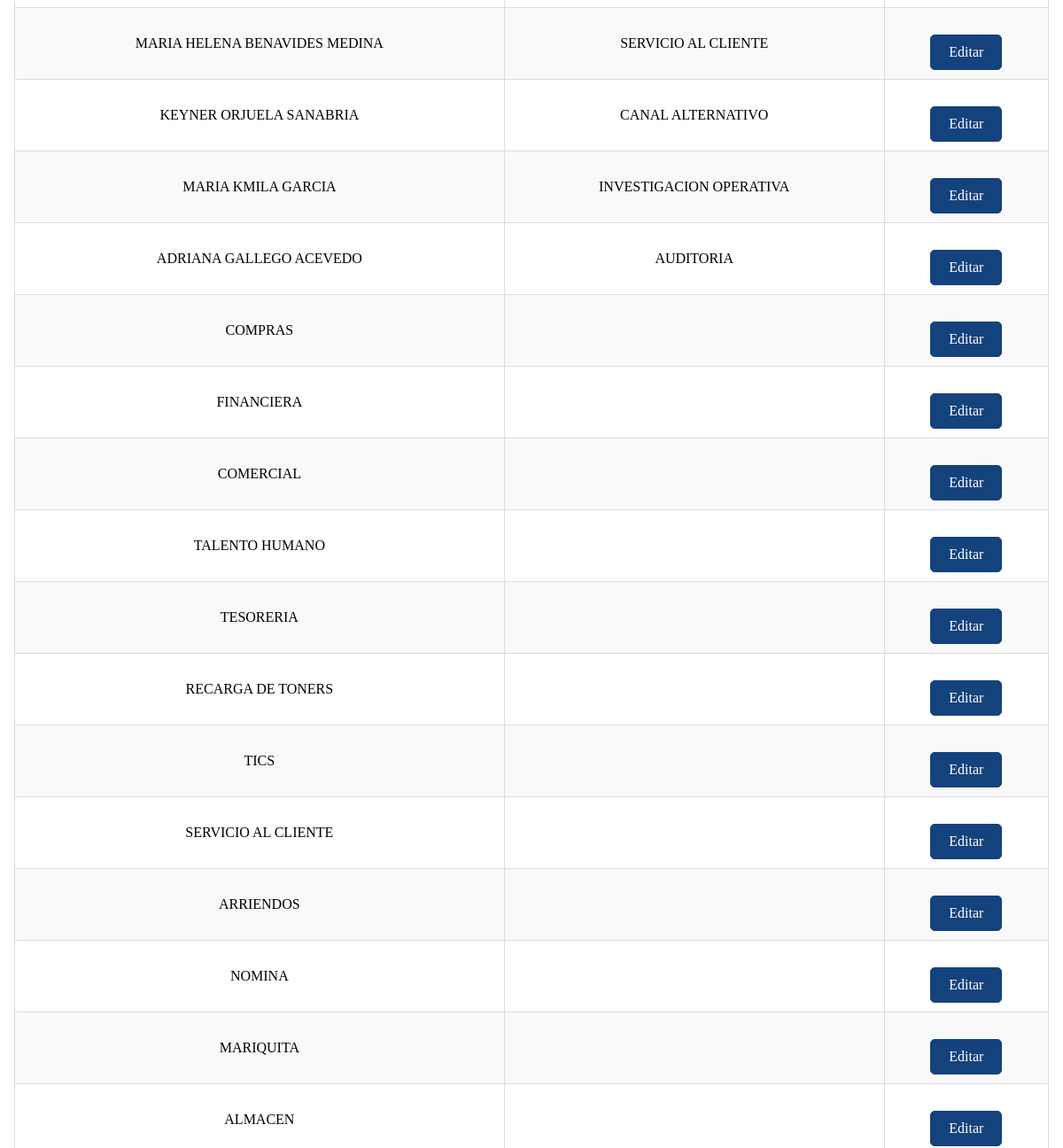
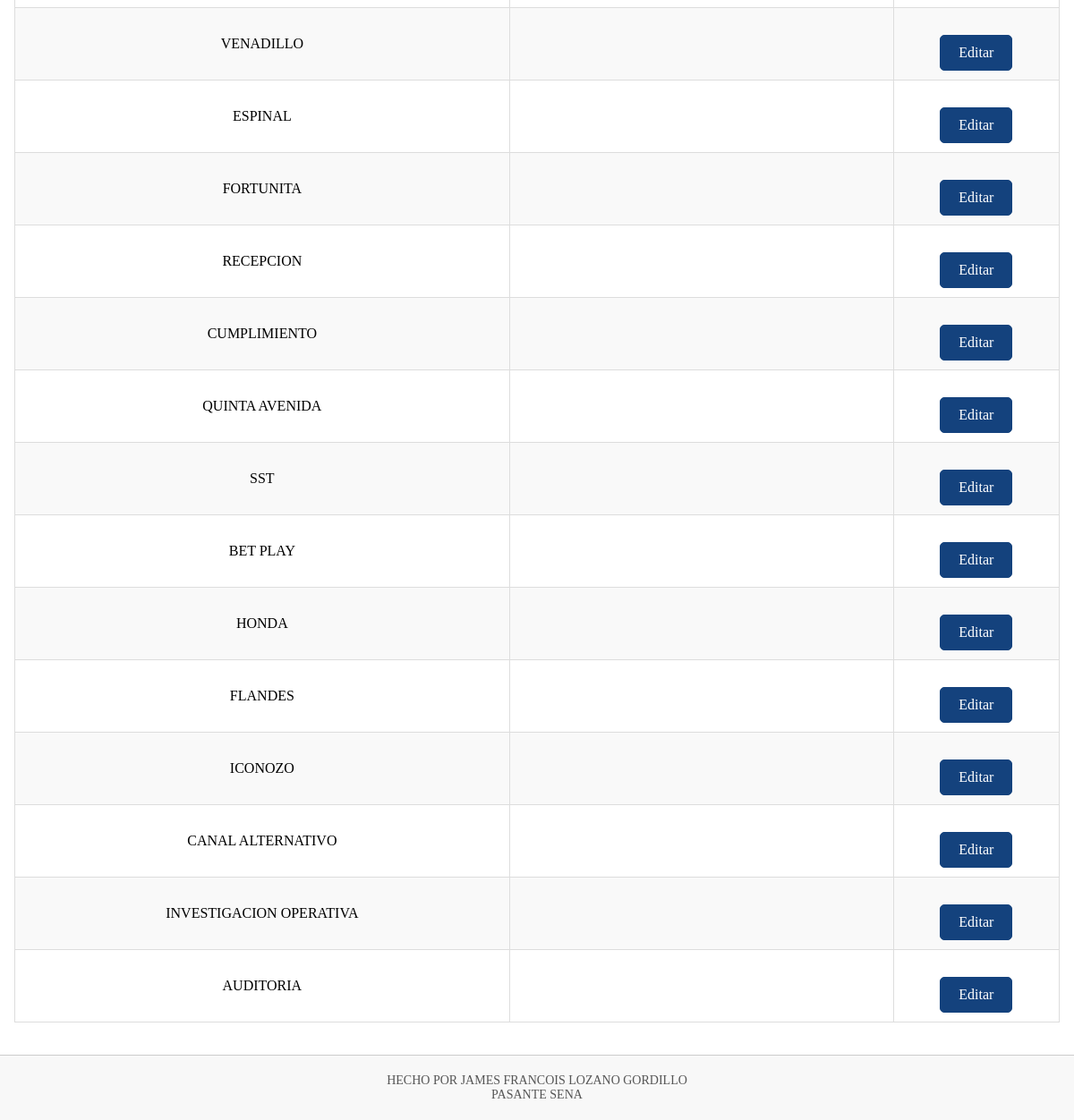
The page /buscar_Persona/ (lower part) on the database as committed earlier (2 pictures, top to bottom).
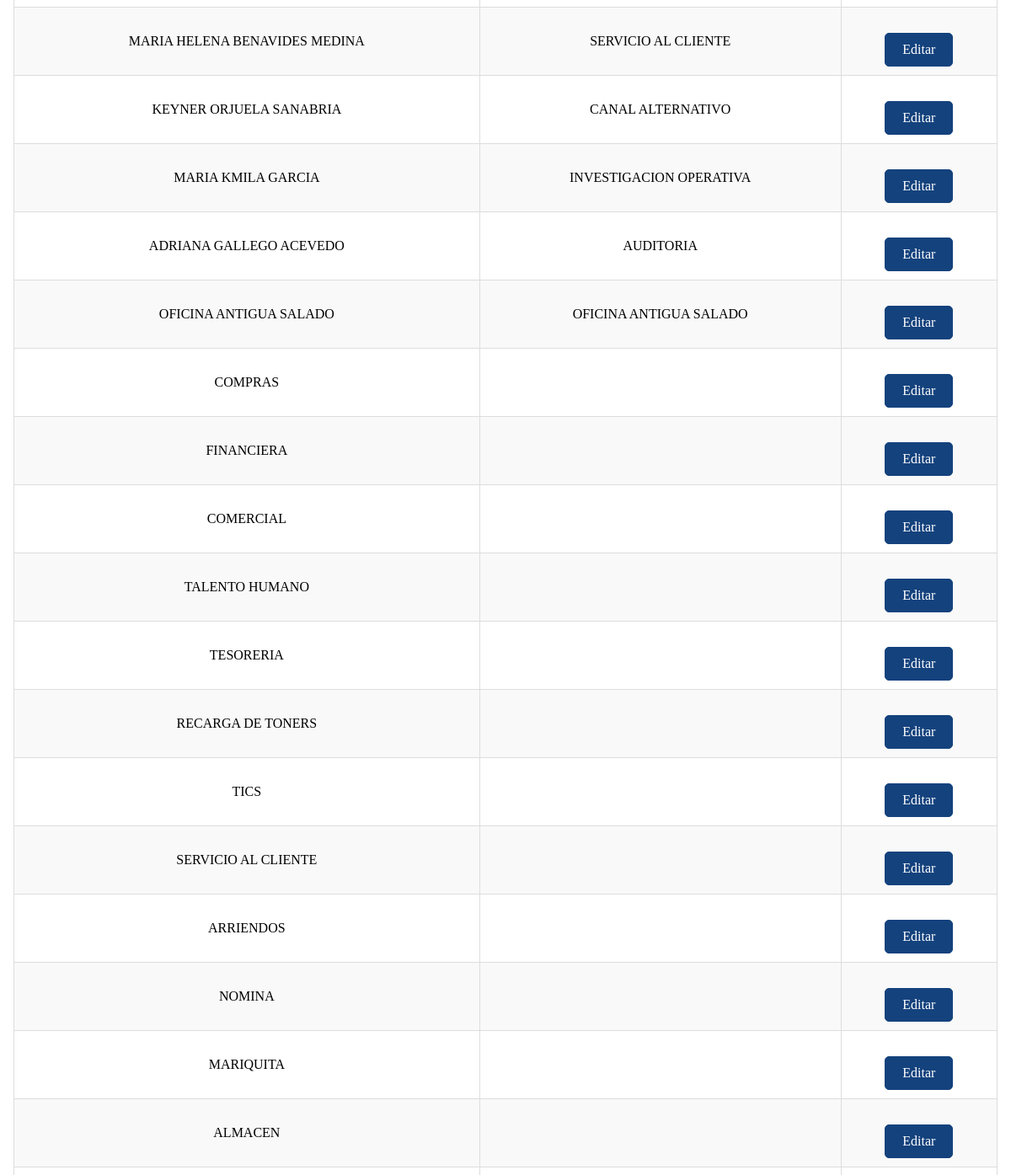
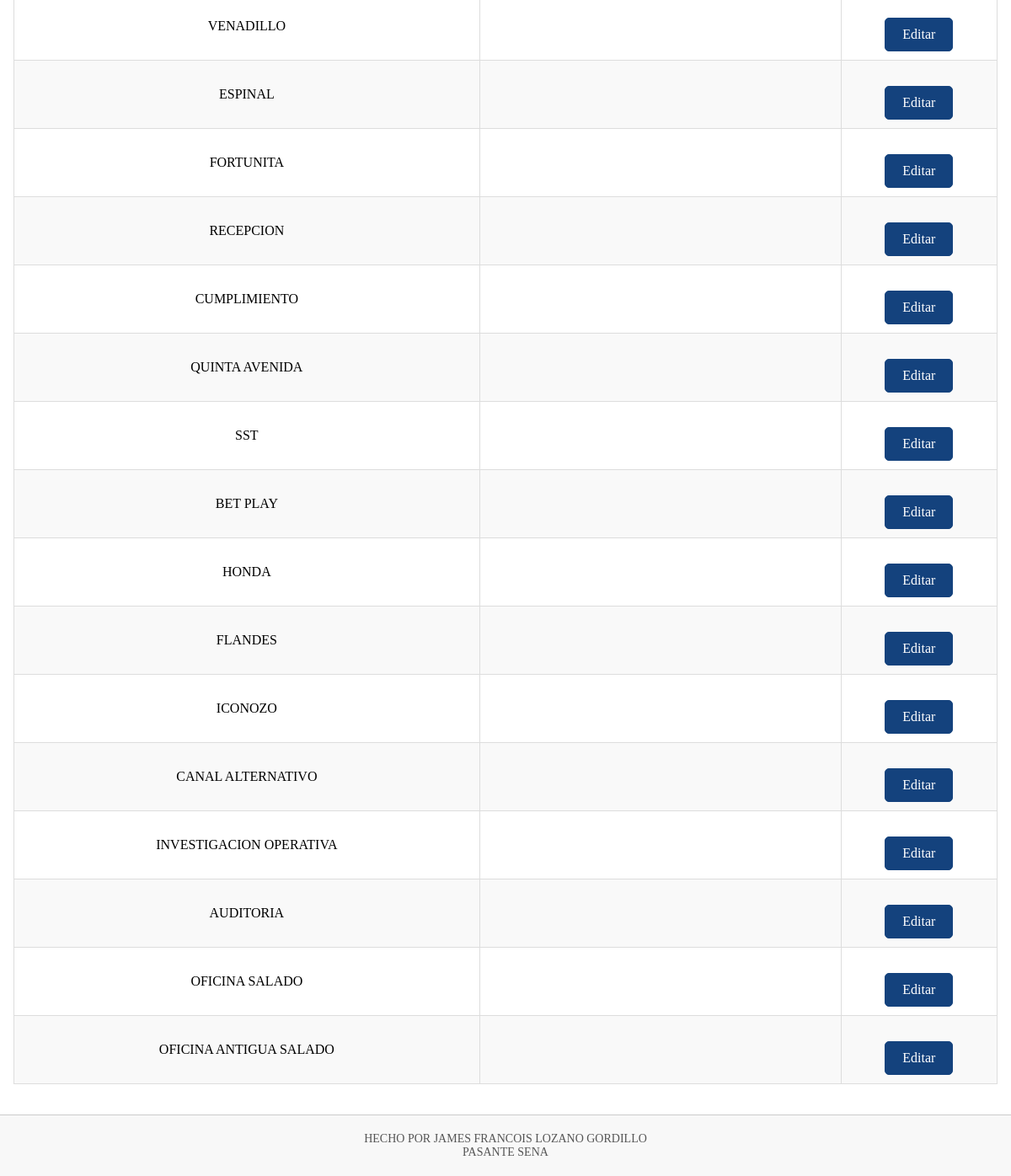
The same page on the database as committed later (2 pictures, top to bottom).
### Datos/models.py (models this page shows, shortened)
class Persona(models.Model):
    nombre = models.CharField(max_length=100)
    firma = models.ImageField(upload_to='firmas/')
    area = models.ForeignKey(Area, on_delete=models.SET_NULL, null=True, blank=True)

class Area(models.Model):
    nombre = models.CharField(max_length=50)
    def __str__(self) -> str:
        return self.nombre

### Datos/views.py (the view)
# urls.py: path('buscar_Persona/', views.buscar_Persona, name='buscar_Persona'),
def buscar_Persona(request):
    query = request.GET.get('q', '')
    personas = Persona.objects.filter(nombre__icontains=query)
    areas = Area.objects.filter(nombre__icontains=query)
    producto = list(personas) + list(areas)
    return render(request, 'vista/lista_personas.html', {'producto': producto})

### Datos/templates/vista/lista_personas.html (shortened to what this page needs)
{% extends 'layouts/base.html' %}
{% block content %}
<br>
<br>
{% load static %}
<!DOCTYPE html>
<html lang="es">
<head>
    <link rel="stylesheet" type="text/css" href="{% static 'CSS/ALL.css' %}">
</head>
<body>
    <br>
    <br>
    <table border="1">
        <tbody>
            {% for item in producto %}
            <tr>
                <td>{{ item.nombre }}</td>
                <td>{{ item.area }}</td>
                <td>
                    <a href="{% url 'Editar_Persona' item.id %}" class="btn">Editar</a>
                </td>
            </tr>
            {% empty %}
            <tr>
                <td colspan="3">No se encontraron resultados.</td>
            </tr>
            {% endfor %}
        </tbody>
    </table>
</body>
</html>
{% endblock %}

Rows that differ between the two databases and show on the page:
added Persona: nombre "OFICINA ANTIGUA SALADO", area "OFICINA ANTIGUA SALADO"
added Area: nombre "OFICINA SALADO"
added Area: nombre "OFICINA ANTIGUA SALADO"
